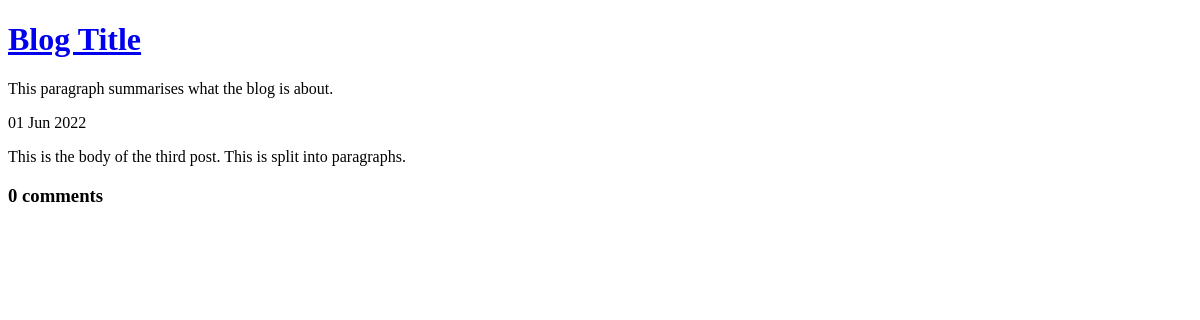
The app's page /view-post.php?post_id=3, older data.
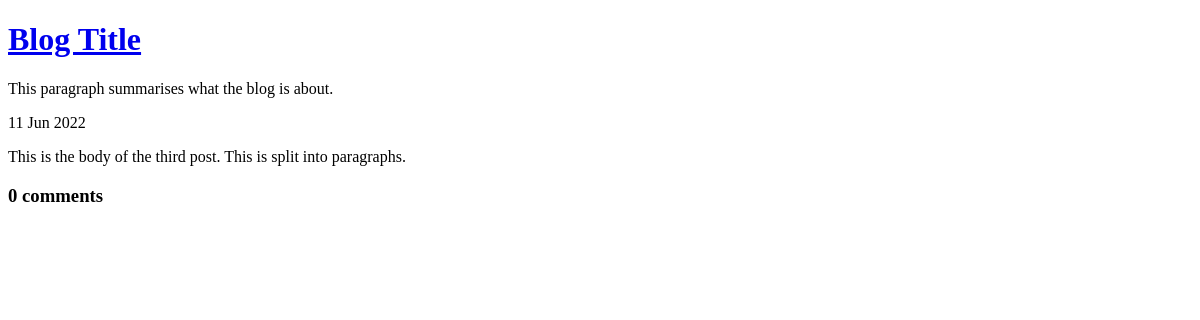
The same page, newer data.
### tables this page shows
CREATE TABLE post (
    id INTEGER PRIMARY KEY AUTOINCREMENT NOT NULL,
    title VARCHAR NOT NULL,
    body VARCHAR NOT NULL,
    user_id INTEGER NOT NULL,
    created_at VARCHAR NOT NULL,
    updated_at VARCHAR
);

### lib/common.php (called while the page is built, shortened)
<?php
function getRootPath()
{
	return realpath(__DIR__ . '/..');
}
function getDatabasePath()
{
	return getRootPath() . '/data/data.sqlite';
}
function getDsn()
{
	return 'sqlite:' . getDatabasePath();
}
function getPDO()
{
	return new PDO(getDsn());
}
function htmlEscape($html)
{
	return htmlspecialchars($html,ENT_HTML5, 'UTF-8');
}
function convertSqlDate($sqlDate)
{
    $date = DateTime::createFromFormat('Y-m-d', $sqlDate);
    return $date->format('d M Y');
}
function countCommentsForPost($postId)
{
    $pdo = getPDO();
    $sql = "
        SELECT
            COUNT(*) c
        FROM
            comment
        WHERE
            post_id = :post_id
    ";
    $stmt = $pdo->prepare($sql);
    $stmt->execute(
        array('post_id' => $postId, )
    );
    return (int) $stmt->fetchColumn();
}

### view-post.php (the view, shortened to what this page needs)
<?php
require_once 'lib/common.php';
if (isset($_GET['post_id']))
{
	$postId = $_GET['post_id'];
}
else
{
	$postId = 0;
}
$pdo = getPDO();
$stmt = $pdo->prepare(
    'SELECT
        title, created_at, body
    FROM
        post
    WHERE
        id = :id'
);
$result = $stmt->execute(
    array('id' => $postId, )
);
$row = $stmt->fetch(PDO::FETCH_ASSOC);
$bodyText = htmlEscape($row['body']);
$paraText = str_replace('\n','<p><\p>',$bodyText);
?>
<!DOCTYPE html>
<html>
    <head>
    </head>
    <body>
	<?php require 'templates/title.php' ?>
        <div>
            <?php echo convertSqlDate($row['created_at']) ?>
        </div>
        <p>
            <?php echo $paraText?>
        </p>
        <h3><?php echo countCommentsForPost($postId) ?> comments</h3>
    </body>
</html>

Row changes from the older to the newer data that the page shows:
changed post "This is the body of the third post. This is split into paragraphs.": created_at "01 Jun 2022" → "11 Jun 2022"
